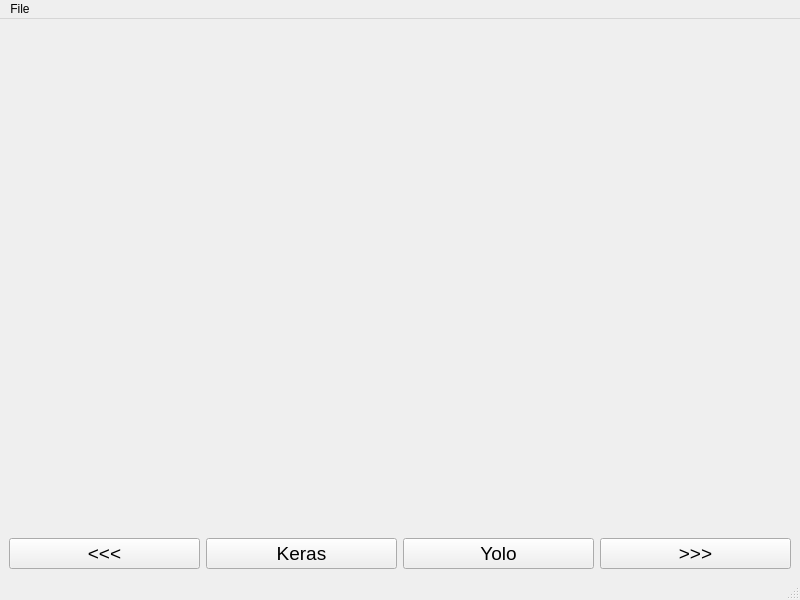
<?xml version="1.0" encoding="UTF-8"?>
<ui version="4.0">
 <class>MainWindow</class>
 <widget class="QMainWindow" name="MainWindow">
  <property name="windowModality">
   <enum>Qt::NonModal</enum>
  </property>
  <property name="geometry">
   <rect>
    <x>0</x>
    <y>0</y>
    <width>800</width>
    <height>600</height>
   </rect>
  </property>
  <property name="windowTitle">
   <string>KERASvsYOLO - by Atakan Kızılyüce</string>
  </property>
  <widget class="QWidget" name="centralwidget">
   <layout class="QVBoxLayout" name="verticalLayout">
    <item>
     <widget class="QLabel" name="label">
      <property name="text">
       <string/>
      </property>
     </widget>
    </item>
    <item>
     <layout class="QHBoxLayout" name="horizontalLayout">
      <item>
       <widget class="QPushButton" name="pushButton_3">
        <property name="font">
         <font>
          <pointsize>14</pointsize>
         </font>
        </property>
        <property name="text">
         <string>&lt;&lt;&lt;</string>
        </property>
       </widget>
      </item>
      <item>
       <widget class="QPushButton" name="pushButton_4">
        <property name="font">
         <font>
          <pointsize>14</pointsize>
         </font>
        </property>
        <property name="text">
         <string>Keras</string>
        </property>
       </widget>
      </item>
      <item>
       <widget class="QPushButton" name="pushButton_2">
        <property name="font">
         <font>
          <pointsize>14</pointsize>
         </font>
        </property>
        <property name="text">
         <string>Yolo</string>
        </property>
       </widget>
      </item>
      <item>
       <widget class="QPushButton" name="pushButton">
        <property name="font">
         <font>
          <pointsize>14</pointsize>
         </font>
        </property>
        <property name="text">
         <string>&gt;&gt;&gt;</string>
        </property>
       </widget>
      </item>
     </layout>
    </item>
   </layout>
  </widget>
  <widget class="QMenuBar" name="menubar">
   <property name="geometry">
    <rect>
     <x>0</x>
     <y>0</y>
     <width>800</width>
     <height>21</height>
    </rect>
   </property>
   <widget class="QMenu" name="menuDosya">
    <property name="title">
     <string>File</string>
    </property>
    <addaction name="actionKlasorden_Ac_2"/>
   </widget>
   <addaction name="menuDosya"/>
  </widget>
  <widget class="QStatusBar" name="statusbar"/>
  <action name="actionKlasorden_Ac">
   <property name="text">
    <string>Klasorden Ac</string>
   </property>
  </action>
  <action name="actionFotograf_Ac">
   <property name="text">
    <string>Open Image</string>
   </property>
  </action>
  <action name="actionKlasorden_Ac_2">
   <property name="text">
    <string>Open From Directory</string>
   </property>
  </action>
  <action name="actionCikis">
   <property name="text">
    <string>Cikis</string>
   </property>
  </action>
 </widget>
 <resources/>
 <connections/>
</ui>
